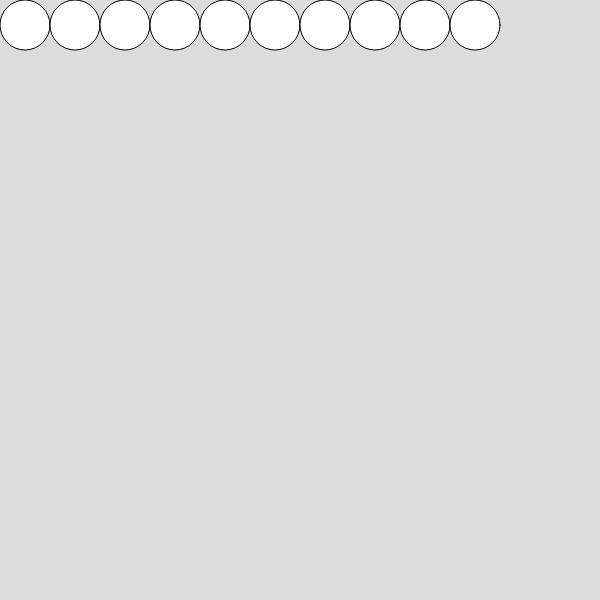
Frame 1 (no input)
Frame 60 (no input): identical to frame 1, image omitted
Frame 120 (the mouse pressed at the canvas centre since frame 60): identical to frame 1, image omitted

The p5.js sketch that drew this single still picture (run headless with seeded random() and noise() and a simulated clock; from frame 60 on, the mouse is pressed at the canvas centre):

// p5.js sketch
// ── sketch.js
let gridSize = 50
let cols, rows
function setup() {
  createCanvas(600, 600);
  cols = int(width/gridSize)
  rows = int(height/gridSize)
}

function draw() {
  background(220);
  
  
    for (let i = 0; i < 10; i++) {
      let x= i * gridSize + gridSize/2
      let y =25
      circle(x, y, gridSize)
      
    }
    
  }
